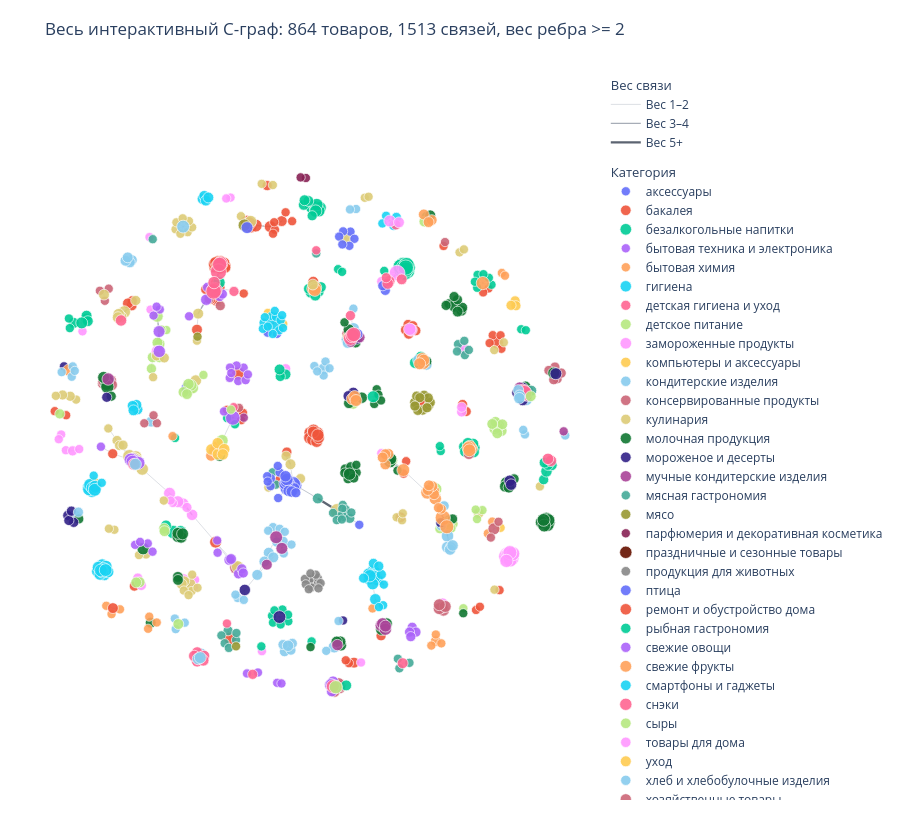

Notebook code for this chart:
### Markdown cell above
### 4.1 Весь интерактивный граф C-связей

Создаём общий `G_c_plot` со всеми связными компонентами. В интерактивной Plotly-версии можно приближать отдельные группы, перемещаться по графу и смотреть информацию о товарах при наведении.

### Code cell
# Повторный импорт делает C-раздел независимым от выполнения Plotly-ячейки S-графа.
import plotly.graph_objects as go
from plotly.colors import qualitative

# None оставляет все категории; при необходимости сюда можно записать название категории.
C_CATEGORY_FILTER = None

# Для C-графа оставляем связи, подтверждённые минимум двумя запросами.
C_MIN_EDGE_WEIGHT = 2

# None отключает ограничение: в общий C-граф попадут все подходящие рёбра.
C_MAX_EDGES = None

# Создаём полный C-граф и сохраняем все его связные компоненты.
G_c_plot, c_pos = prepare_graph_view(
    c_edge_table,
    min_edge_weight=C_MIN_EDGE_WEIGHT,
    max_edges=C_MAX_EDGES,
    category_filter=C_CATEGORY_FILTER,
    keep_all_components=True,
)

# Собираем все категории C-графа для единой карты цветов общего вида и топ-компонент.
c_all_category_names = sorted(
    {node_info["category"] for _, node_info in G_c_plot.nodes(data=True)}
)

# Объединяем две качественные палитры Plotly для достаточного количества категорий.
c_category_palette = qualitative.Plotly + qualitative.Safe

# Сопоставляем каждой категории C-графа постоянный цвет.
c_category_color_map = {
    category_name: c_category_palette[index % len(c_category_palette)]
    for index, category_name in enumerate(c_all_category_names)
}

# Строим интерактивную фигуру всего C-графа.
c_fig = make_plotly_graph(
    G_c_plot,
    c_pos,
    c_node_strength,
    title=(
        f"Весь интерактивный C-граф: {G_c_plot.number_of_nodes()} товаров, "
        f"{G_c_plot.number_of_edges()} связей, вес ребра >= {C_MIN_EDGE_WEIGHT}"
    ),
    category_color_map=c_category_color_map,
)

# Показываем Plotly-фигуру прямо в VS Code/Jupyter.
c_fig.show(config={"scrollZoom": True, "displaylogo": False, "responsive": True})
